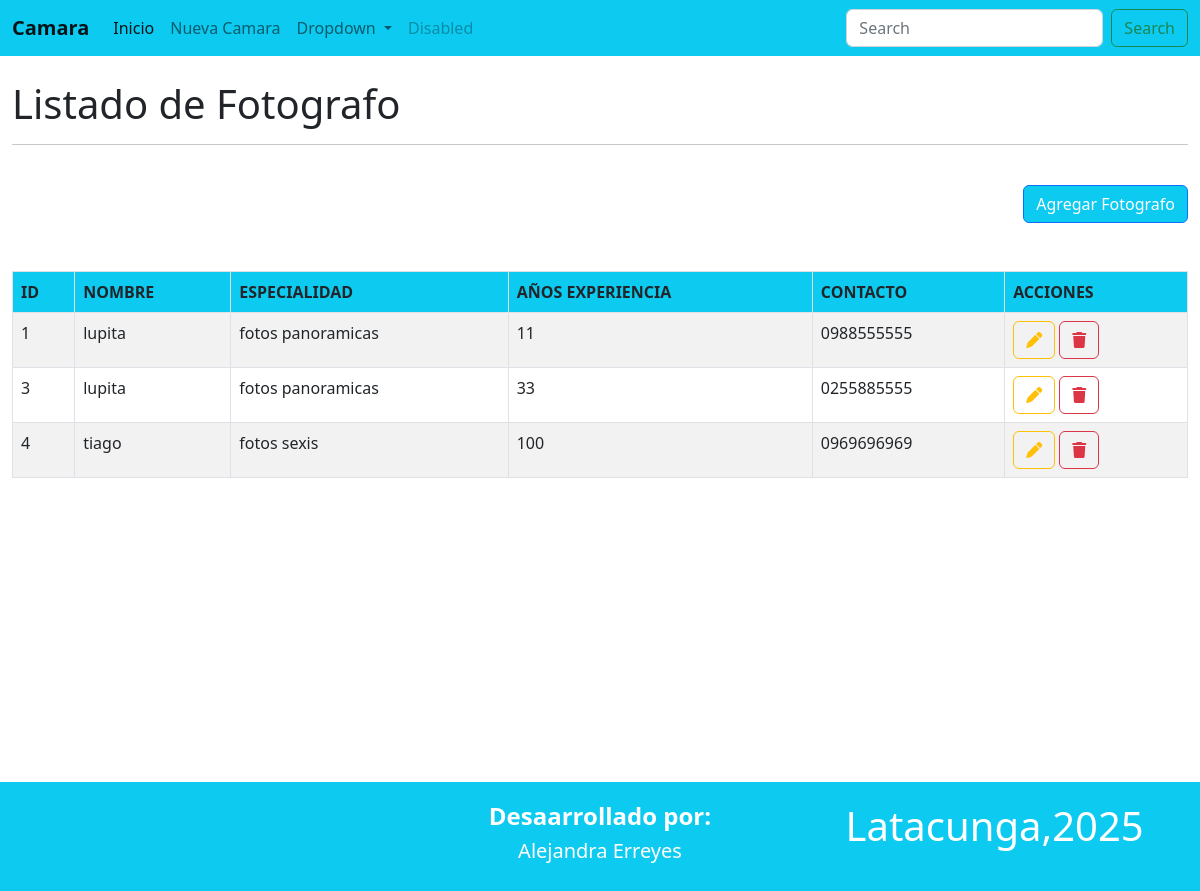
/fotografo/, run on the app's committed database.
### Aplicaciones/Fotografo/models.py (models this page shows, shortened)
class Fotografos(models.Model):
    id=models.AutoField(primary_key=True)
    nombre = models.CharField(max_length=100)
    especialidad = models.CharField(max_length=100)
    anios_experiencia = models.IntegerField()
    contacto = models.CharField(max_length=100)

### Aplicaciones/Fotografo/views.py (the view)
# urls.py: path('',views.inicio, name='inicio_camara'),
def inicio(request):
    listadoFotografos=Fotografos.objects.all()
    return render(request,"iniciof.html",{'fotografo':listadoFotografos})

### Aplicaciones/Fotografo/templates/iniciof.html
{% extends './plantilla.html' %}
{% block contenido %}
<br>
<h1>Listado de Fotografo</h1>
<hr>
<br>
<div class="text-end">
    <a href="nuevoFotografo" class="btn btn-primary bg-info">Agregar Fotografo</a>
</div>
<br>
<br>
<table class="table table-bordered table-striped table-hover">
    <thead class="bg-info">
        <tr>
            <th>ID</th>
            <th>NOMBRE</th>
            <th>ESPECIALIDAD</th>
            <th>AÑOS EXPERIENCIA</th>
            <th>CONTACTO</th>
            <th>ACCIONES</th>
        </tr>
    </thead>
    <tbody>
        {%for FotografoTemporal in fotografo %}
            <tr>
                <td>{{FotografoTemporal.id}}</td>
                <td>{{FotografoTemporal.nombre}}</td>
                <td>{{FotografoTemporal.especialidad}}</td>
                <td>{{FotografoTemporal.anios_experiencia}}</td>
                <td>{{FotografoTemporal.contacto}}</td>
                <td>
                    <a href="" class="btn btn-outline-warning">
                        <i class="fa fa-pen"></i>
                    </a>
                    <a href="eliminarFotografo/{{FotografoTemporal.id}}"  class="btn btn-outline-danger" onclick="return confirm('Estas seguro que quieres eliminar')">
                        <i class="fa fa-trash"></i>
                    </a>
                </td>
            </tr>
        {% endfor %}
    </tbody>
</table><br><br><br><br><br><br><br><br><br><br><br><br>
{% endblock %}

### data on the page
Fotografos: id "1", nombre "lupita", especialidad "fotos panoramicas", anios_experiencia "11", contacto "0988555555"
Fotografos: id "3", nombre "lupita", especialidad "fotos panoramicas", anios_experiencia "33", contacto "0255885555"
Fotografos: id "4", nombre "tiago", especialidad "fotos sexis", anios_experiencia "100", contacto "0969696969"
